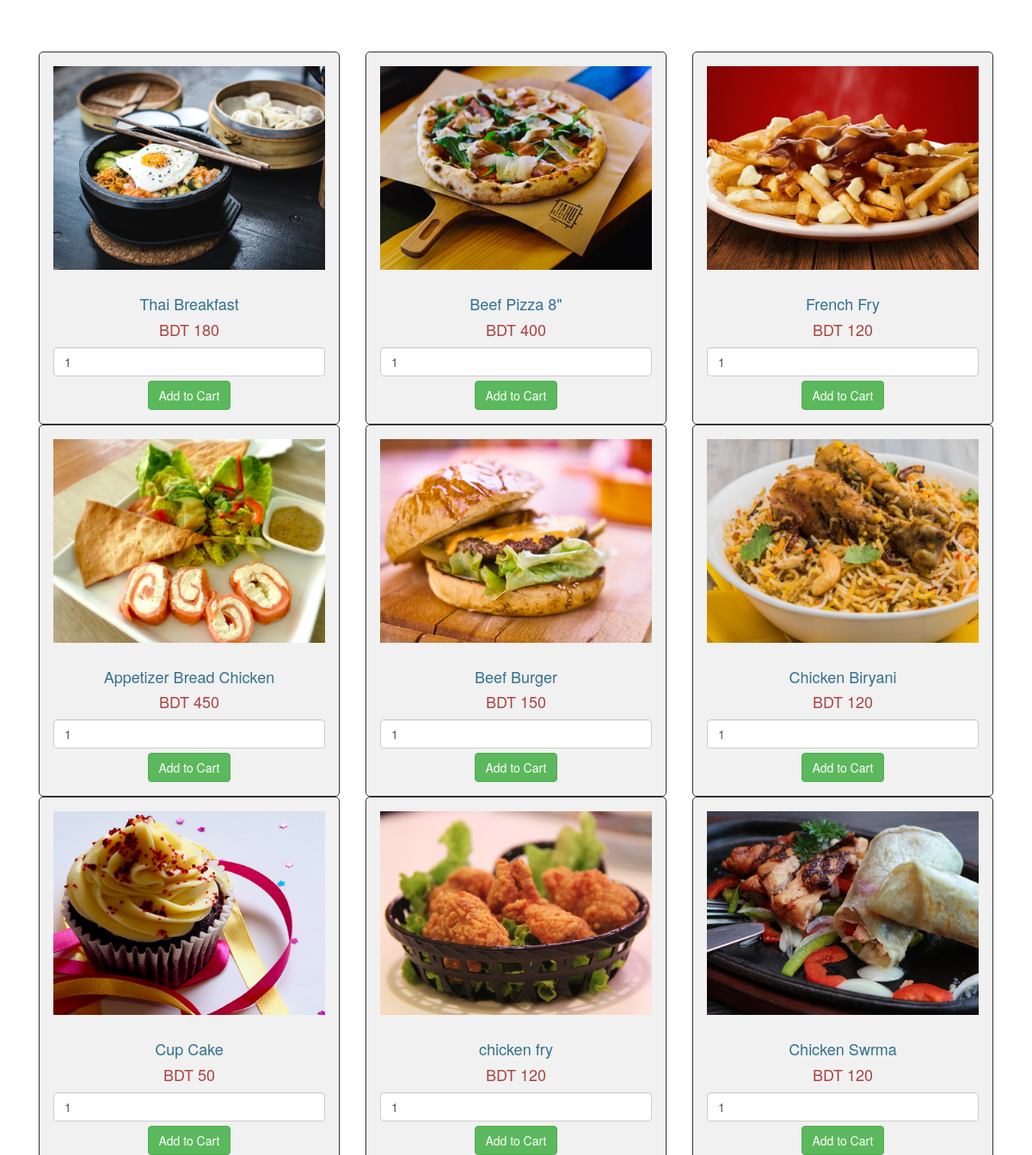
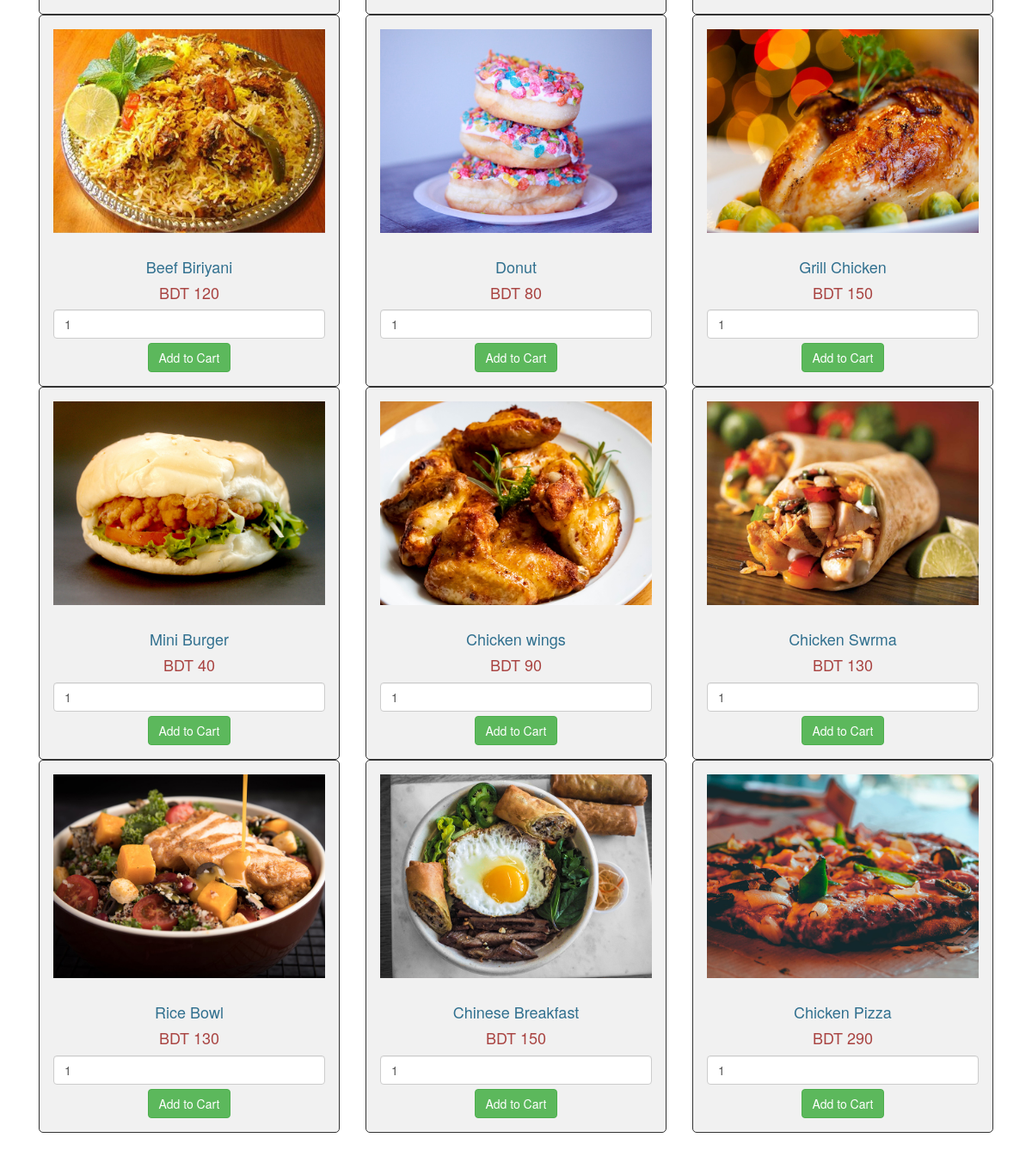
The app's page /food11.php with its own data (2 pictures, top to bottom).
### tables this page shows
CREATE TABLE `food` (
  `food_id` int(15) NOT NULL,
  `food_title` varchar(50) NOT NULL,
  `food_image` varchar(55) DEFAULT NULL,
  `price` int(15) NOT NULL
);

### food11.php (the view, shortened to what this page needs)
<?php
$connect = mysqli_connect("localhost", "root", "", "ocean_blue_restaurant");
?>
<!DOCTYPE html>
<html>
	<head>
		<link rel="stylesheet" href="https://maxcdn.bootstrapcdn.com/bootstrap/3.3.6/css/bootstrap.min.css" />
	</head>
	<body>
		<br />
		<div class="container">
			<br /><br />
			<?php
				$query = "SELECT * FROM food ORDER BY food_id ASC";
				$result = mysqli_query($connect, $query);
				if(mysqli_num_rows($result) > 0)
				{
					while($row = mysqli_fetch_array($result))
					{
				?>
			<div class="col-md-4 card">
				<form method="post" action="food.php?action=add&id=<?php echo $row["food_id"]; ?>">
					<div style="border:1px solid #333; background-color:#f1f1f1; border-radius:5px; padding:16px;" align="center">
						<img src="img/<?php echo $row["food_image"]; ?>" class="img-responsive" /><br />
						<h4 class="text-info"><?php echo $row["food_title"]; ?></h4>
						<h4 class="text-danger">BDT <?php echo $row["price"]; ?></h4>
						<input type="text" name="quantity" value="1" class="form-control" />
						<input type="submit" name="add_to_cart" style="margin-top:5px;" class="btn btn-success" value="Add to Cart" />
					</div>
				</form>
			</div>
			<?php
					}
				}
			?>
			<br />
		</div>
	<br />
	</body>
</html>

### records on screen
food: food_image (picture), food_title "Thai Breakfast", price "180"
food: food_image (picture), food_title "Beef Pizza 8\"", price "400"
food: food_image (picture), food_title "French Fry", price "120"
food: food_image (picture), food_title "Appetizer Bread Chicken", price "450"
food: food_image (picture), food_title "Beef Burger", price "150"
food: food_image (picture), food_title "Chicken Biryani", price "120"
food: food_image (picture), food_title "Cup Cake", price "50"
food: food_image (picture), food_title "chicken fry", price "120"
food: food_image (picture), food_title "Chicken Swrma", price "120"
food: food_image (picture), food_title "Beef Biriyani", price "120"
food: food_image (picture), food_title "Donut", price "80"
food: food_image (picture), food_title "Grill Chicken", price "150"
food: food_image (picture), food_title "Mini Burger", price "40"
food: food_image (picture), food_title "Chicken wings", price "90"
food: food_image (picture), food_title "Chicken Swrma", price "130"
food: food_image (picture), food_title "Rice Bowl", price "130"
food: food_image (picture), food_title "Chinese Breakfast", price "150"
food: food_image (picture), food_title "Chicken Pizza", price "290"
